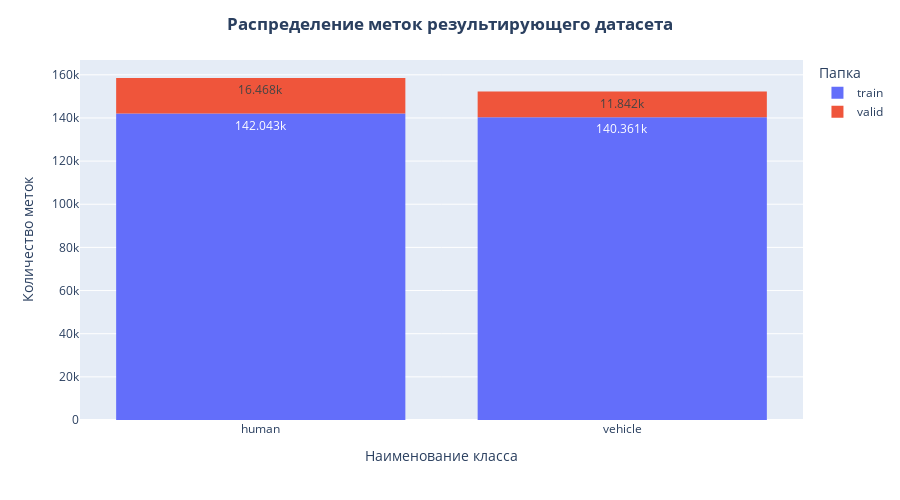

The code cell stored with this chart in its notebook:
### Code cell
names = {0: 'human', 1: 'vehicle'}
deers_labels_gr = deers_labels.groupby(['Папка', 'Класс'], as_index=False).size().sort_values('Класс', ascending=True)
deers_labels_gr['Класс_name'] = deers_labels_gr['Класс'].apply(lambda x: names[int(x)])

fig_class_1 = px.histogram(
    data_frame=deers_labels_gr,
    y='size',
    x='Класс_name',
    color='Папка',
    text_auto=True
    )

fig_class_1.update_layout(title_text='<b>Распределение меток результирующего датасета</b>', title_x=0.5, height=500, yaxis = {"title": 'Количество меток'}, xaxis = {"title": 'Наименование класса'})
fig_class_1.show()

### Figure 1 — Plotly figure (JSON) as saved in the notebook; plotly's stock layout.template omitted (floating-point values rounded to 4 significant figures)
{"data": [{"alignmentgroup": "True", "bingroup": "x", "histfunc": "sum", "hovertemplate": "Папка=train<br>Класс_name=%{x}<br>sum of size=%{y}<extra></extra>", "legendgroup": "train", "marker": {"color": "#636efa", "pattern": {"shape": ""}}, "name": "train", "offsetgroup": "train", "orientation": "v", "showlegend": true, "texttemplate": "%{value}", "type": "histogram", "x": ["human", "vehicle"], "xaxis": "x", "y": [142043, 140361], "yaxis": "y"}, {"alignmentgroup": "True", "bingroup": "x", "histfunc": "sum", "hovertemplate": "Папка=valid<br>Класс_name=%{x}<br>sum of size=%{y}<extra></extra>", "legendgroup": "valid", "marker": {"color": "#EF553B", "pattern": {"shape": ""}}, "name": "valid", "offsetgroup": "valid", "orientation": "v", "showlegend": true, "texttemplate": "%{value}", "type": "histogram", "x": ["human", "vehicle"], "xaxis": "x", "y": [16468, 11842], "yaxis": "y"}], "layout": {"barmode": "relative", "height": 500, "legend": {"title": {"text": "Папка"}, "tracegroupgap": 0}, "margin": {"t": 60}, "title": {"text": "<b>Распределение меток результирующего датасета</b>", "x": 0.5}, "xaxis": {"anchor": "y", "domain": [0, 1], "title": {"text": "Наименование класса"}}, "yaxis": {"anchor": "x", "domain": [0, 1], "title": {"text": "Количество меток"}}}}
